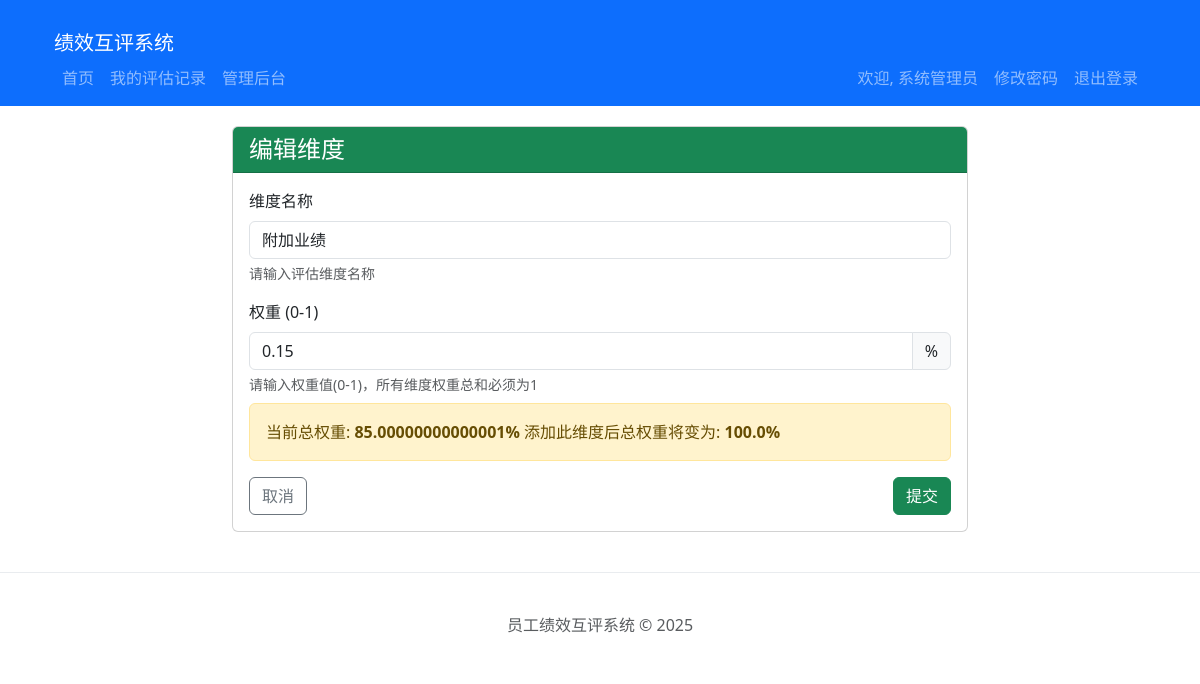
The page /admin/dimensions/edit/2 (signed in) on the database its author committed.
### models.py (models this page shows, shortened)
class Employee(UserMixin, db.Model):
    __tablename__ = 'employees'
    id = db.Column(db.Integer, primary_key=True)
    employee_id = db.Column(db.String(20), unique=True, nullable=False)
    name = db.Column(db.String(100), nullable=False)
    position = db.Column(db.String(100), nullable=False)
    password_hash = db.Column(db.String(256), nullable=False)
    is_admin = db.Column(db.Boolean, default=False)
    is_frozen = db.Column(db.Boolean, default=False)
    role = db.Column(db.String(20), default='员工', nullable=False)
    position_coefficient = db.Column(db.Float, default=1.0, nullable=False)
    created_at = db.Column(db.DateTime, default=datetime.utcnow)
    updated_at = db.Column(db.DateTime, default=datetime.utcnow, onupdate=datetime.utcnow)

class EvaluationDimension(db.Model):
    __tablename__ = 'evaluation_dimensions'
    id = db.Column(db.Integer, primary_key=True)
    name = db.Column(db.String(100), nullable=False)
    status = db.Column(db.String(20), default='published', nullable=False)
    weight = db.Column(db.Float, nullable=False)
    created_at = db.Column(db.DateTime, default=datetime.utcnow)
    updated_at = db.Column(db.DateTime, default=datetime.utcnow, onupdate=datetime.utcnow)

### app.py (the view, shortened to what this page needs)
@app.route('/admin/dimensions/edit/<int:id>', methods=['GET', 'POST'])
@login_required
@admin_required
def admin_dimension_edit(id):
    from models import EvaluationDimension
    from forms import DimensionForm
    dimension = EvaluationDimension.query.get_or_404(id)
    form = DimensionForm(obj=dimension)
    current_dimensions = EvaluationDimension.query.filter(EvaluationDimension.id != id).all()
    total_weight = sum(d.weight for d in current_dimensions)
    return render_template('admin/dimension_form.html', form=form, dimension=dimension, total_weight=total_weight)

### forms.py (shortened to what this page needs)
class DimensionForm(FlaskForm):
    name = StringField('维度名称', validators=[DataRequired(), Length(max=100)])
    weight = DecimalField('权重 (0-1)', validators=[DataRequired(), NumberRange(min=0, max=1)])
    submit = SubmitField('提交')

### app.py (called while the page is built)
def admin_required(f):
    @wraps(f)
    def decorated_function(*args, **kwargs):
        if not current_user.is_authenticated:
            return redirect(url_for('login', next=request.url))
        if not current_user.is_admin:
            abort(403)
        return f(*args, **kwargs)
    return decorated_function

@login_manager.user_loader
def load_user(user_id):
    return Employee.query.get(int(user_id))

### templates/admin/dimension_form.html (shortened to what this page needs)
{% extends 'base.html' %}
{% block content %}
<div class="row">
    <div class="col-md-8 offset-md-2">
        <div class="card">
            <div class="card-header bg-success text-white">
                <h4 class="mb-0">{% if dimension %}编辑维度{% else %}添加维度{% endif %}</h4>
            </div>
            <div class="card-body">
                <form method="POST" action="{{ url_for('admin_dimension_add') if not dimension else url_for('admin_dimension_edit', id=dimension.id) }}">
                    <div class="mb-3">
                        {{ form.name.label(class="form-label") }}
                        {{ form.name(class="form-control" + (' is-invalid' if form.name.errors else '')) }}
                        <div class="form-text">请输入评估维度名称</div>
                    </div>
                    <div class="mb-3">
                        {{ form.weight.label(class="form-label") }}
                        <div class="input-group">
                            {{ form.weight(class="form-control" + (' is-invalid' if form.weight.errors else ''), step="0.01") }}
                            <span class="input-group-text">%</span>
                        </div>
                        <div class="form-text">请输入权重值(0-1)，所有维度权重总和必须为1</div>
                        <div class="alert alert-warning mt-2">
                            当前总权重: <strong>{{ total_weight*100 }}%</strong>
                            添加此维度后总权重将变为: <strong>{{ (total_weight + (form.weight.data or 0))*100 }}%</strong>
                        </div>
                    </div>
                    <div class="d-flex justify-content-between">
                        <a href="{{ url_for('admin_dimension_list') }}" class="btn btn-outline-secondary">取消</a>
                        {{ form.submit(class="btn btn-success") }}
                    </div>
                </form>
            </div>
        </div>
    </div>
</div>
{% endblock %}

### templates/base.html (shortened to what this page needs)
<!DOCTYPE html>
<html lang="zh-CN">
<head>
    <link href="{{ url_for('static', filename='css/bootstrap.min.css') }}" rel="stylesheet">
</head>
<body>
    <nav class="navbar navbar-expand-lg navbar-dark bg-primary">
    <div class="container">
    <div class="container-fluid">
        <a class="navbar-brand" href="{{ url_for('index') }}">绩效互评系统</a>
        <div class="collapse navbar-collapse" id="navbarNav">
        {% if current_user.is_authenticated %}
        <ul class="navbar-nav me-auto">
            <li class="nav-item">
                <a class="nav-link" href="{{ url_for('index') }}">首页</a>
            </li>
            <li class="nav-item">
                <a class="nav-link" href="{{ url_for('my_evaluations') }}">我的评估记录</a>
            </li>
            {% if current_user.employee_id == '10000' %}
            <li class="nav-item">
                <a class="nav-link" href="{{ url_for('admin_dashboard') }}">管理后台</a>
            </li>
            {% endif %}
        </ul>
        <ul class="navbar-nav">
            <li class="nav-item">
                <span class="nav-link">欢迎, {{ current_user.name }}</span>
            </li>
            <li class="nav-item">
                  <a href="{{ url_for('change_password') }}" class="nav-link">修改密码</a>
              </li>
              <li class="nav-item">
                  <a href="{{ url_for('logout') }}" class="nav-link">退出登录</a>
              </li>
        </ul>
        {% else %}
        <ul class="navbar-nav ms-auto">
            <li class="nav-item">
                <a class="nav-link" href="{{ url_for('login') }}">登录</a>
            </li>
        </ul>
        {% endif %}
        </div>
    </nav>
    <div class="container">
        {% block content %}{% endblock %}
    </div>
    <footer class="footer">
        <div class="container">
            <span class="text-muted">员工绩效互评系统 &copy; 2025</span>
        </div>
    </footer>
</body>
</html>

### templates/base.html (style rules this page uses)
.container { margin-top: 20px; }
.footer { margin-top: 40px; padding: 20px; text-align: center; border-top: 1px solid #e9ecef; }

### rows shown on the page
Employee: name "系统管理员"
EvaluationDimension: name "附加业绩", weight "0.15", (total_weight+(form.weight.dataor0))*100 "100.0"

### other values the page prints
{{ total_weight*100 }} "85.00000000000001"
